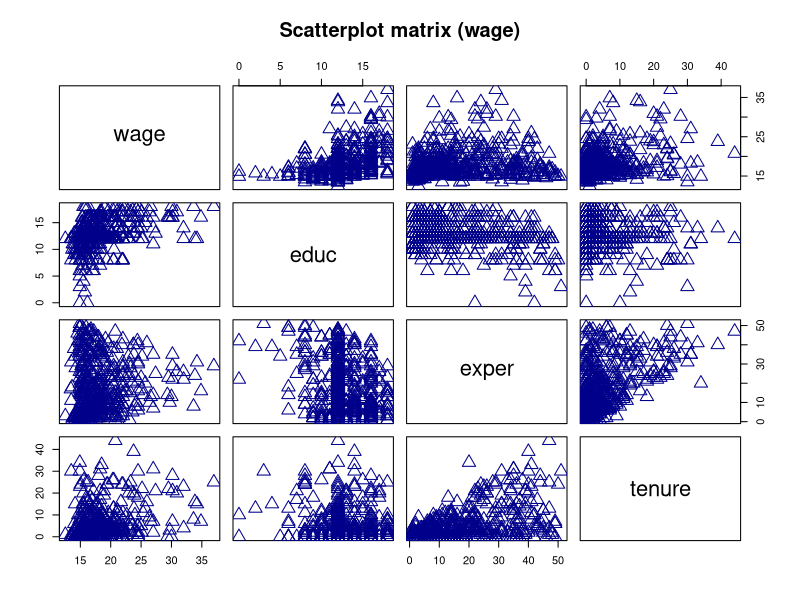
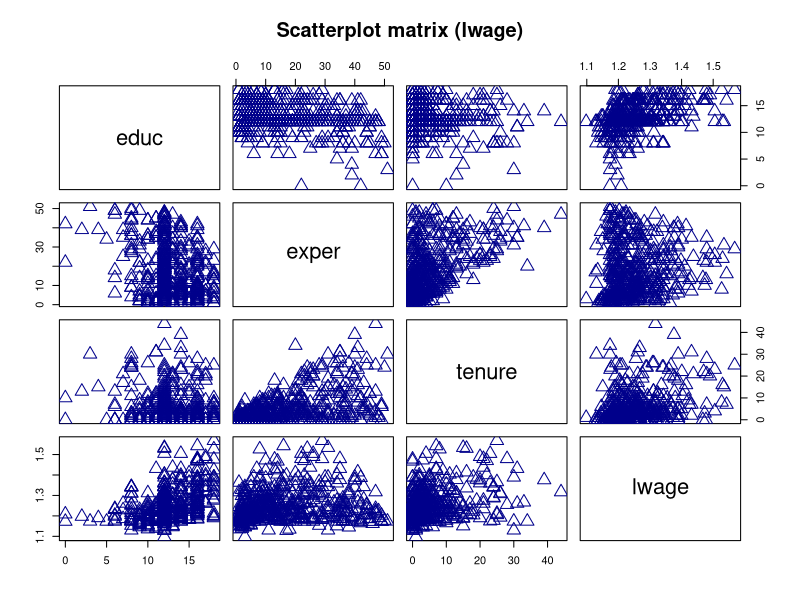
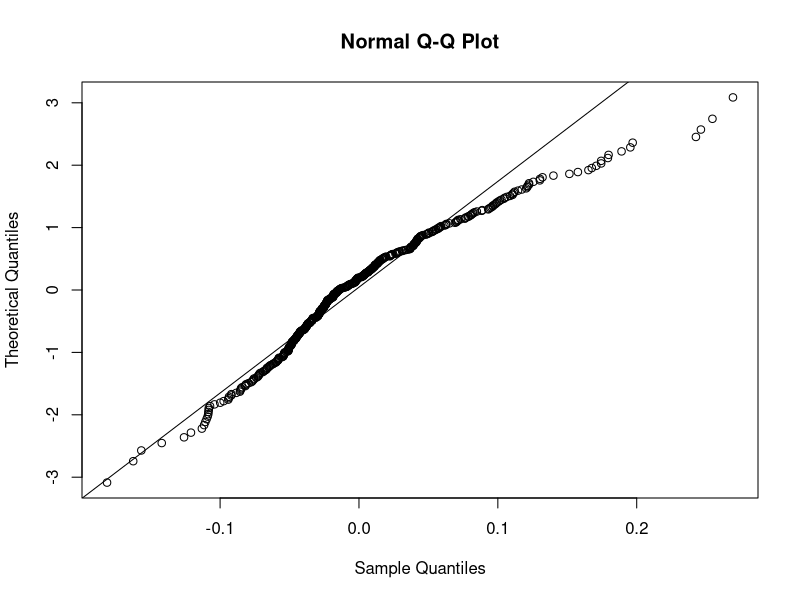
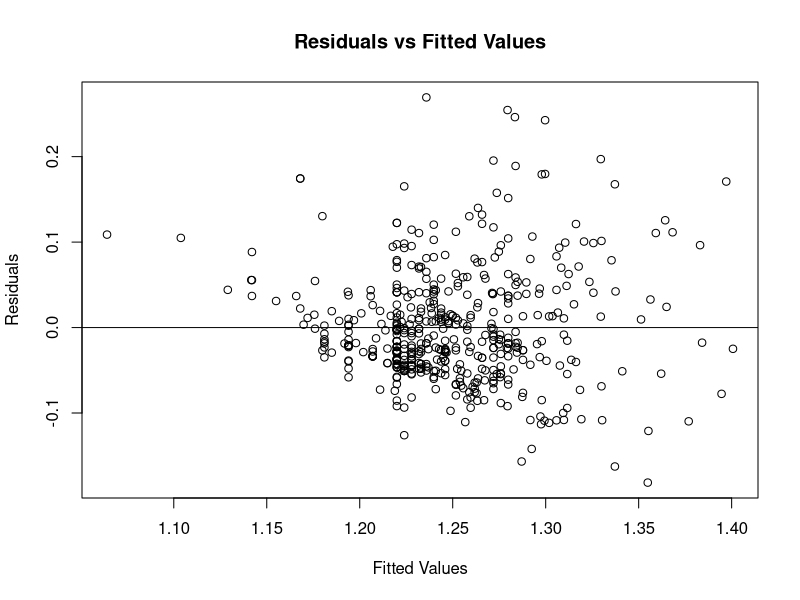

Generate these figures, in order, with R:
#Loading libraries
library(readxl)
library(car)

#Loading data
prof_wages <- read_xlsx("./Assign4/Assign4Data.xlsx", sheet = "Professor Wages")

##Removing useless obs column
prof_wages$obs <- NULL

#2.a
##Scatterplot matrix
plot(prof_wages, 
     cex = 2, 
     pch =2, 
     col = "dark blue",
     main = "Scatterplot matrix (wage)")

#2.b
##Transforming data
prof_wages$lwage <- log(prof_wages$wage,10)
##Removing wage column
prof_wages$wage <- NULL
##Scatterplot matrix
plot(prof_wages, 
     cex = 2, 
     pch =2, 
     col = "dark blue",
     main = "Scatterplot matrix (lwage)")
##Correlation matrix
prof_wages_corr_mat <- 
  round(cor(prof_wages),4)

#2.c
##Regression model
prof_wages_lm <- 
  lm(lwage~educ+exper+tenure, prof_wages)

##Regression coefficients
prof_wage_lm_coeffs <- 
  summary(prof_wages_lm)$coefficients[,1]

##Calculating model VIF
prof_wages_lm_vif <- 
  round(vif(prof_wages_lm),3)

#2.d
##New regression model
prof_wages_lm_new <- 
  lm(lwage~educ+tenure, prof_wages)

##Regression coefficients
prof_wages_lm_new_coeffs <- 
  summary(prof_wages_lm_new)$coefficients[,1]

#2.e
##Q-Q plot
qqnorm(prof_wages_lm_new$residuals, 
       datax = TRUE)
qqline(prof_wages_lm_new$residuals, 
       datax = TRUE)

##Residuals vs fitted values
plot(
  fitted(prof_wages_lm_new), 
  resid(prof_wages_lm_new),
  main = "Residuals vs Fitted Values",
  xlab = "Fitted Values",
  ylab = "Residuals")
##Adding mean line
abline(0,0)

#2.f
##Removing exper variable
prof_wages$exper <- NULL
##Complete model
prof_wages_lm_whole <- 
  lm(lwage~1, prof_wages)

##Test statistic - Model
prof_wages_lm_stat <- 
  summary(prof_wages_lm_new)$fstatistic[1]

##Critical value
prof_wages_lm_crit <-
  qf(0.05, 
     summary(prof_wages_lm_new)$fstatistic[2], 
     summary(prof_wages_lm_new)$fstatistic[3], 
     lower.tail = FALSE)

##Validating test
prof_wages_lm_stat > prof_wages_lm_crit

##Crit value for coefficients


##Test statistic - educ
prof_wages_lm_educ <- round(summary(
  prof_wages_lm_new)$coefficients[2,3],3)

##Crit value for coefficients
prof_wages_lm_coeff_crit <- round(qt(
  0.05/2,
  summary(prof_wages_lm_new)$df[2], 
  lower.tail = FALSE),3)

##Validating test
prof_wages_lm_educ > prof_wages_lm_coeff_crit

##Test statistic - tenure
prof_wages_lm_tenure <- round(summary(
  prof_wages_lm_new)$coefficients[3,3],3)

##Validating test
prof_wages_lm_tenure > prof_wages_lm_coeff_crit

#2.g
##No coding required

#2.h
##SE fit
prof_wages_lm_se_fit <- predict(
  prof_wages_lm_new, 
  data.frame(educ=13,
             tenure=15), 
  se.fit = TRUE)

##Confidence interval
prof_wages_lm_ci <- round(predict(
  prof_wages_lm_new, 
  data.frame(educ=13,
             tenure=15), 
  interval = "confidence"), 4)

##Prediction interval
prof_wages_lm_pi <- round(predict(
  prof_wages_lm_new, 
  data.frame(educ=13,
             tenure=15), 
  interval = "prediction"), 4)
